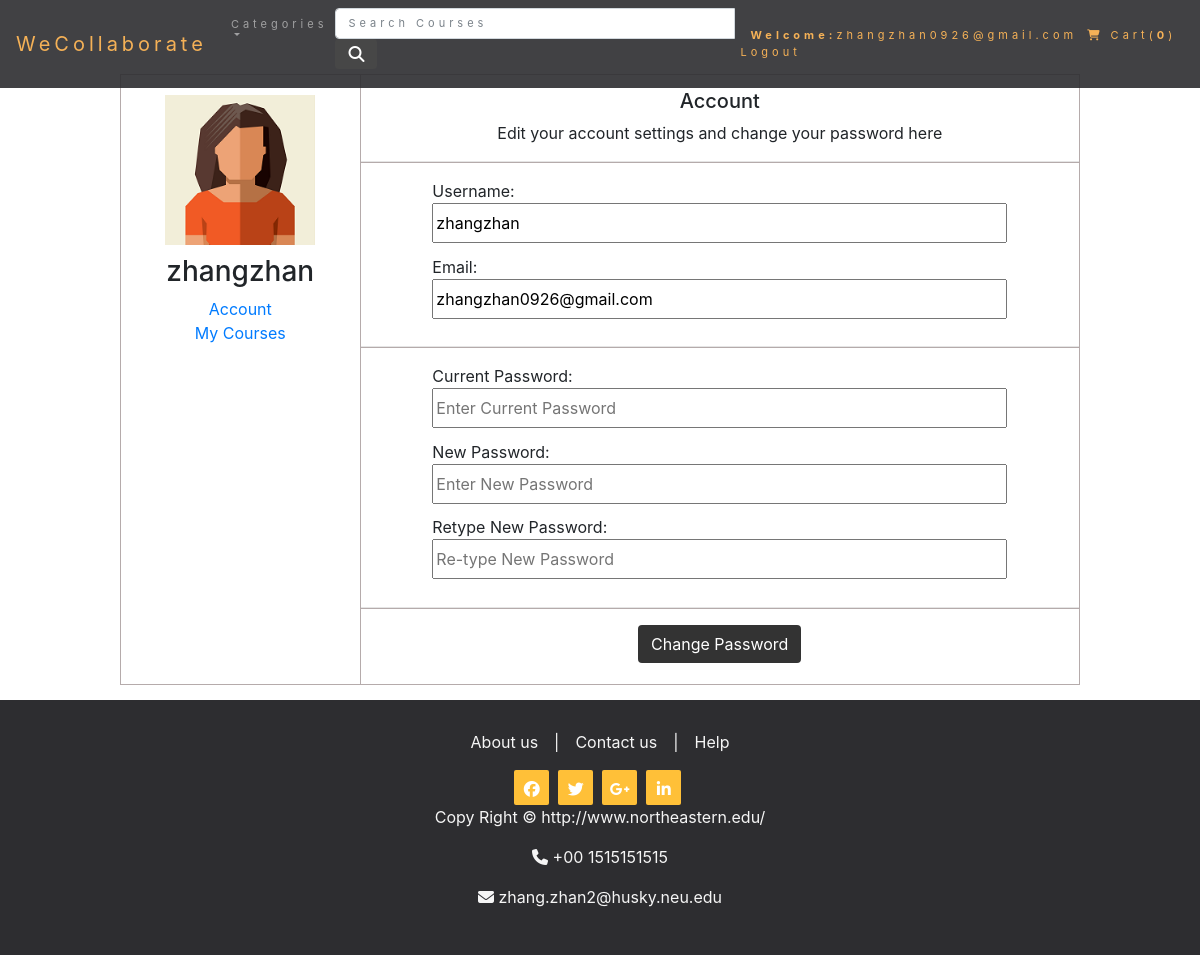
The app's page /profilePage.php (signed in) with its own data.
### tables this page shows
CREATE TABLE `customer` (
  `customer_id` int(11) NOT NULL,
  `customer_ip` varchar(255) NOT NULL,
  `customer_name` text NOT NULL,
  `customer_password` varchar(100) NOT NULL,
  `customer_email` varchar(100) NOT NULL,
  `customer_username` text NOT NULL,
  `customer_image` varchar(30) NOT NULL
);

### profilePage.php (the view, shortened to what this page needs)
<?php
include("functions/functions.php");
global $mysqli;
if(isset($_SESSION['customer_email'])){
	$customer_email = $_SESSION['customer_email'];
	$get_customer = "select * from customer where customer_email = '$customer_email'";
	$run_customer = mysqli_query($mysqli, $get_customer);
	while($row_customer = mysqli_fetch_array($run_customer)){
		$customer_username = $row_customer['customer_username'];
		$customer_email = $row_customer['customer_email'];
        $customer_img = $row_customer['customer_image'];
	}
}else{
	include("customer_login.php");
}
?>
<!DOCTYPE html>
<html lang="en">
<head>
   <link rel="stylesheet" href="https://maxcdn.bootstrapcdn.com/bootstrap/4.0.0-beta/css/bootstrap.min.css">
  <link href="homepage_format.css" rel="stylesheet"/>
  <link href="search.css" rel="stylesheet"/>
    <link href="http://maxcdn.bootstrapcdn.com/font-awesome/4.1.0/css/font-awesome.min.css" rel="stylesheet">
</head>
<body id="myPage" data-spy="scroll" data-target=".navbar" data-offset="50">
<?php include("header.php") ?>
<div class="row" style="border:1px solid #b5abab; margin:2% 10% 0 10%;">
    <div class="col-xl-3 col-lg-3 col-md-3 col-sm-3" style="border-right:1px solid #b5abab; text-align:center;">
        <?php
        echo "<img src='customer_images/$customer_img' width='150' height='150' style='margin-top:20px'>";
        echo "<h3 style='margin-top:10px'>$customer_username</h3>";
        ?>
        <a href="#accountDetails" id="accountDetailsA">Account</a><br>
        <a href="#myCourses" id="myCoursesA">My Courses</a>
    </div>
    <div class="col-xl-9 col-lg-9 col-md-9 col-sm-9"  style=" padding:0;">
        <div id="accountDetails">
            <div style="text-align:center; margin-top:2%;">
                <h5>Account</h5>
                <span>Edit your account settings and change your password here</span>
            </div>
            <hr class="borderBottom">
            <div style="margin:1% 10% 0 10%;">
                <span>
                    Username:
                    <input type="text" value="<?php echo $customer_username;?>" name="" id="" class="inputClass" readonly>
                    Email:
                    <input type="text" value="<?php echo $customer_email;?>" name="" id="" class="inputClass" readonly><span class="error"><?php echo $emailErr;?></span>
                </span>
            </div>
            <form method ="post">
            <hr class="borderBottom">
            <div style="margin:1% 10% 0 10%;">
                <span class="inputClass">
                    Current Password:
                    <input type="text" placeholder="Enter Current Password" name="currentPassword" id="currentPassword" class="inputClass" required>
                    New Password:
                    <input type="text" placeholder="Enter New Password" name="newPassword" id="newPassword" class="inputClass" required>
                    Retype New Password:
                    <input type="text" placeholder="Re-type New Password" name="reNewPassword" id="reNewPassword" class="inputClass" required>
                </span>
            </div>
            <hr class="borderBottom">
            <div style="margin:1% 10% 3% 10%; text-align:center;">
                <input type="submit" name="change_pass" class="btn" on-click="" value="Change Password">
            </div>
            </form>
        </div>
    </div>
</div>
<?php include("footer.php") ?>
</body>
</html>

### homepage_format.css (style rules this page uses)
html,body { margin:0; height:100%; }
.btn { background-color: #333; color: #ffffff; border-radius: 1; transition: .2s; }
.row { margin:0; }

### profilePage.php (style rules this page uses)
.inputClass { width: 100%; margin-bottom: 2%; height: 40px; }
.borderBottom { border-bottom:1px solid #b5abab; }
#myPage { padding-top:50px; }

### records on screen
customer: customer_image (picture), customer_username "zhangzhan", customer_email "zhangzhan0926@gmail.com"

### other values on screen
$_SESSION['customer_email'] "zhangzhan0926@gmail.com"
$count_items "0"
